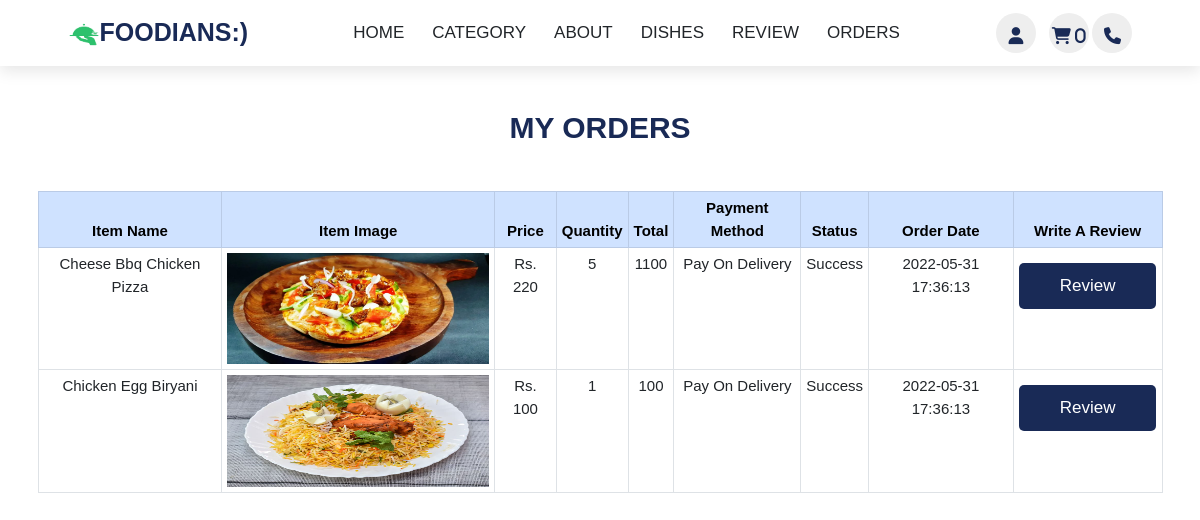
The page /user_dashboard.php?order (signed in) on the database its author committed.
### tables this page shows
CREATE TABLE `orders` (
  `order_id` int(255) NOT NULL,
  `user_id` int(25) NOT NULL,
  `item_id` int(25) NOT NULL,
  `quantity` varchar(20) NOT NULL,
  `payment_method` varchar(40) NOT NULL,
  `status` varchar(30) NOT NULL,
  `time` timestamp NOT NULL DEFAULT current_timestamp() ON UPDATE current_timestamp()
);

CREATE TABLE `item` (
  `item_id` int(20) NOT NULL,
  `item_name` varchar(50) NOT NULL,
  `category_id` int(20) NOT NULL,
  `item_description` longtext NOT NULL,
  `price` varchar(20) NOT NULL,
  `item_type` varchar(20) NOT NULL,
  `item_image` varchar(255) NOT NULL
);

### user_orders.php (the view)
<h1 style="margin-top:7rem; padding:4rem;" class="heading"> My Orders </h1>
    <div class="container">
        <div class="tbl-content" style="text-align: center;">
            <table class="table table-bordered table-hover">
                <thead class="table-primary" style="font-size:1.5rem;">
                    <tr>
                        <th scope="col">Item name</th>
                        <th scope="col">Item image</th>
                        <th scope="col">Price</th>
                        <th scope="col">Quantity</th>
                        <th scope="col">Total</th>
                        <th scope="col">payment method</th>
                        <th scope="col">Status</th>
                        <th scope="col">Order Date</th>
                        <th scope="col">Write a review</th>
                    </tr>
                </thead>
                <tbody style="font-size:1.5rem;">
                    <?php
                        include 'connection/connection.php';
                        $select_query = "SELECT * from orders where user_id= $user_id";
                        $query = mysqli_query($con, $select_query);
                        while($data = mysqli_fetch_assoc($query)){
                            $item_id= $data['item_id'];
                            $select_query_items = "SELECT * from item where item_id= $item_id";
                            $query_item = mysqli_query($con, $select_query_items);
                            $data_item = mysqli_fetch_assoc($query_item);
                            ?>
                            <tr>
                                <td><?php echo $data_item['item_name'];?></td>
                                <td><img  width="261.71px" height="111.39px" src="<?php echo str_replace("../image","image",$data_item['item_image']);?>"></td>
                                <td>Rs. <?php echo $data_item['price'];?></td>
                                <td><?php echo $data['quantity'];?></td>
                                <td><?php echo ($data_item['price']*$data['quantity']);?></td>
                                <td><?php echo $data['payment_method'];?></td>
                                <td><?php echo $data['status'];?></td>
                                <td><?php echo $data['time'];?></td>
                                <td><a href="user_review.php?id=<?php echo $item_id?>" class="btn">Review</a></td>
                            </tr>
                            <?php
                        }
                    ?>
                </tbody>
            </table>
        </div>
    </div>

### css/style.css (style rules this page uses)
:root { --green: #27ae60; --black: #192a56; --lighting-color:#666 ; --ligtGrey: #f2f2f2; --yellow: #fecb40; --red: #df113c; --box-shadow:0 .5rem 1.5rem rgba(0,0,0,.1) ; }
* { font-family: 'Nunito', sans-serif; margin: 0; padding: 0; box-sizing: border-box; text-decoration: none; outline: none; border: none; text-transform: capitalize; transition: all .2s linear; }
a { text-decoration: none; }
h1,h3 { font-weight: 600; }
html { font-size: 62.5%; overflow-x: hidden; scroll-padding-top: 5.6rem; scroll-behavior: smooth; }
.heading { text-align: center; color: var(--black); font-size: 3rem; padding-bottom: 2rem; text-transform: uppercase ; }
.btn { margin-top: 1rem; display: inline-block; font-size: 1.7rem; color: #fff; background: var(--black); border-radius: .5rem; cursor: pointer; padding: .9rem 4rem; }

### rows shown on the page
orders: item.item_name "Cheese Bbq Chicken Pizza", item.item_image (picture), item.price "220", quantity "5", $data_item['price']*$data['quantity'] "1100", payment_method "Pay On Delivery", status "Success", time "2022-05-31 17:36:13"
orders: item.item_name "Chicken Egg Biryani", item.item_image (picture), item.price "100", quantity "1", $data_item['price']*$data['quantity'] "100", payment_method "Pay On Delivery", status "Success", time "2022-05-31 17:36:13"

### other values the page prints
$count "0"
